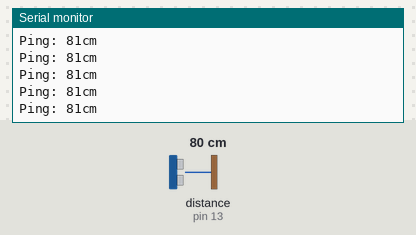
The sketch below on a simulated Arduino Uno, built with avr-gcc and run on an emulated ATmega328P. Parts: the last lines printed to the serial monitor. The inputs (shaded band) are chosen by the test bench; at power-on: distance to the obstacle (sensor on pin 13) 80 cm. The echo pulse lasts 58.3 µs per cm.

Above: at 2.7 s.
2.8 s: distance to the obstacle (sensor on pin 13) set to 100 cm
At 2.84 s:
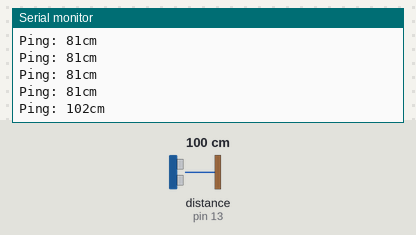
4.3 s: distance to the obstacle (sensor on pin 13) set to 104 cm
At 4.31 s:
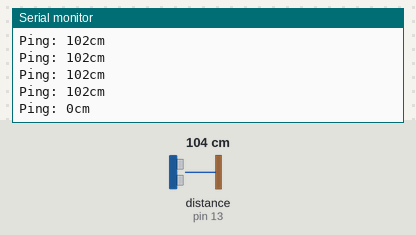
Timing chart, 0 to 7.3 s (numbered marks = the images above; inputs shaded):
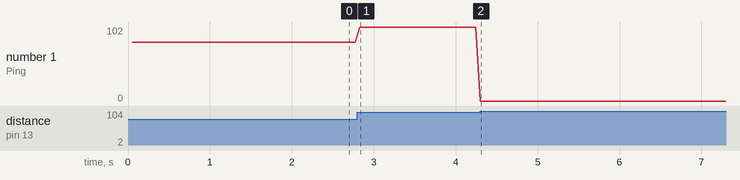

The sketch:

NewPingSonicSensorTest.ino
```cpp
#include <NewPing.h>
//NewPing setup of pins and maximum distance
#define TRIGGER_PIN 12
#define ECHO_PIN 13
#define MAX_DISTANCE 100 // Maximum distance we want to ping for (in centimeters).

NewPing sonar(TRIGGER_PIN, ECHO_PIN, MAX_DISTANCE);

void setup() {
  Serial.begin(115200);   //Note: sample had a rate of 115200 baud. Will 9600 work?

}

void loop() {   //sample code borrowed from the internet
  delay(50);   // Wait 50ms between pings (about 20 pings/sec).
                 // 29ms should be the shortest delay between pings.
    Serial.print("Ping: ");
    Serial.print(sonar.ping_cm()); // Send ping, get distance in cm and print
                                   // result (0 = outside set distance range)
    Serial.println("cm");
}
```

Measured:
- after the input at 2.8 s, the serial monitor: prints a new line at once (image 1)
- after the input at 4.3 s, the serial monitor: prints a new line at once (image 2)
- plotted number 1: 81 → 102 after the input at 2.8 s, 102 → 0 after the input at 4.3 s
